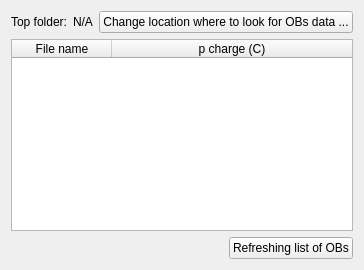
          <widget class="QWidget" name="tab_11">
           <attribute name="title">
            <string>Select OBs</string>
           </attribute>
           <layout class="QVBoxLayout" name="verticalLayout_11">
            <item>
             <layout class="QHBoxLayout" name="horizontalLayout_11">
              <item>
               <widget class="QLabel" name="label_18">
                <property name="text">
                 <string>Top folder:</string>
                </property>
               </widget>
              </item>
              <item>
               <widget class="QLabel" name="existing_ob_top_path">
                <property name="sizePolicy">
                 <sizepolicy hsizetype="Expanding" vsizetype="Preferred">
                  <horstretch>0</horstretch>
                  <verstretch>0</verstretch>
                 </sizepolicy>
                </property>
                <property name="text">
                 <string>N/A</string>
                </property>
               </widget>
              </item>
              <item>
               <widget class="QPushButton" name="where_to_look_for_ob_pushButton">
                <property name="text">
                 <string>Change location where to look for OBs data ...</string>
                </property>
               </widget>
              </item>
             </layout>
            </item>
            <item>
             <widget class="QTableWidget" name="open_beam_tableWidget">
              <property name="alternatingRowColors">
               <bool>true</bool>
              </property>
              <property name="selectionMode">
               <enum>QAbstractItemView::MultiSelection</enum>
              </property>
              <property name="selectionBehavior">
               <enum>QAbstractItemView::SelectRows</enum>
              </property>
              <attribute name="horizontalHeaderStretchLastSection">
               <bool>true</bool>
              </attribute>
              <attribute name="verticalHeaderVisible">
               <bool>false</bool>
              </attribute>
              <column>
               <property name="text">
                <string>File name</string>
               </property>
              </column>
              <column>
               <property name="text">
                <string>p charge (C)</string>
               </property>
              </column>
             </widget>
            </item>
            <item>
             <layout class="QHBoxLayout" name="horizontalLayout_15">
              <item>
               <spacer name="horizontalSpacer_14">
                <property name="orientation">
                 <enum>Qt::Horizontal</enum>
                </property>
                <property name="sizeHint" stdset="0">
                 <size>
                  <width>40</width>
                  <height>20</height>
                 </size>
                </property>
               </spacer>
              </item>
              <item>
               <widget class="QPushButton" name="refresh_list_of_obs_pushButton">
                <property name="text">
                 <string>Refreshing list of OBs</string>
                </property>
               </widget>
              </item>
             </layout>
            </item>
           </layout>
          </widget>
